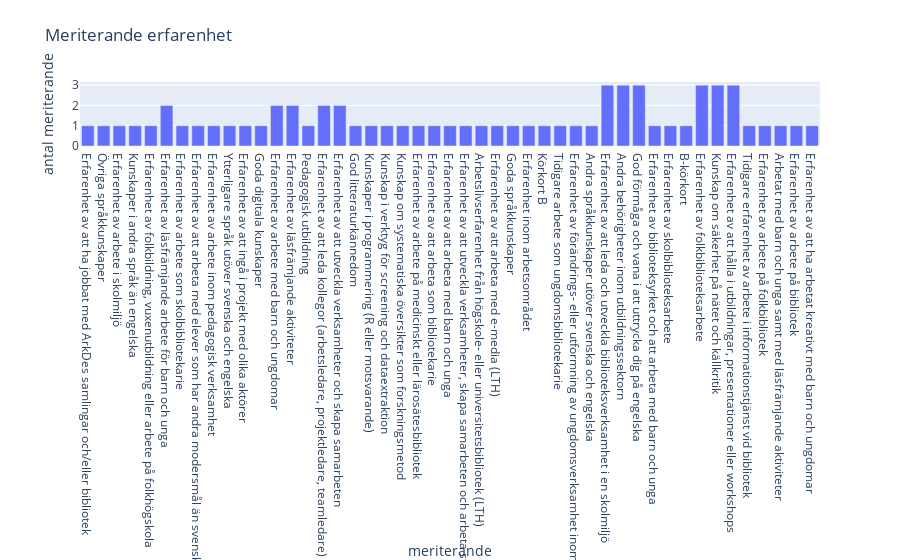

Write notebook code for a chart like this one.
### Code cell
import plotly.express as px
px.bar(df_merit, x="meriterande", y="antal meriterande", title="Meriterande erfarenhet")

### Figure 1 — Plotly figure (JSON) as saved in the notebook; plotly's stock layout.template omitted (floating-point values rounded to 4 significant figures)
{"data": [{"hovertemplate": "meriterande=%{x}<br>antal meriterande=%{y}<extra></extra>", "legendgroup": "", "marker": {"color": "#636efa", "pattern": {"shape": ""}}, "name": "", "orientation": "v", "showlegend": false, "textposition": "auto", "type": "bar", "x": ["Erfarenhet av att ha jobbat med ArkDes samlingar och/eller bibliotek", "Övriga språkkunskaper", "Erfarenhet av arbete i skolmiljö", "Kunskaper i andra språk än engelska", "Erfarenhet av folkbildning, vuxenutbildning eller arbete på folkhögskola", "Erfarenhet av läsfrämjande arbete för barn och unga", "Erfarenhet av arbete som skolbibliotekarie", "Erfarenhet av att arbeta med elever som har andra modersmål än svenska", "Erfarenhet av arbete inom pedagogisk verksamhet", "Ytterligare språk utöver svenska och engelska", "Erfarenhet av att ingå i projekt med olika aktörer", "Goda digitala kunskaper", "Erfarenhet av arbete med barn och ungdomar", "Erfarenhet av läsfrämjande aktiviteter", "Pedagogisk utbildning", "Erfarenhet av att leda kollegor (arbetsledare, projektledare, teamledare)", "Erfarenhet av att utveckla verksamheter och skapa samarbeten", "God litteraturkännedom", "Kunskaper i programmering (R eller motsvarande)", "Kunskap i verktyg för screening och dataextraktion", "Kunskap om systematiska översikter som forskningsmetod", "Erfarenhet av arbete på medicinskt eller lärosätesbibliotek", "Erfarenhet av att arbeta som bibliotekarie", "Erfarenhet av att arbeta med barn och unga", "Erfarenhet av att utveckla verksamheter, skapa samarbeten och arbeta strategiskt (Rosendalsbiblioteket)", "Arbetslivserfarenhet från högskole- eller universitetsbibliotek (LTH)", "Erfarenhet av att arbeta med e-media (LTH)", "Goda språkkunskaper", "Erfarenhet inom arbetsområdet", "Körkort B", "Tidigare arbete som ungdomsbibliotekarie", "Erfarenhet av förändrings- eller utformning av ungdomsverksamhet inom biblioteksområdet", "Andra språkkunskaper utöver svenska och engelska", "Erfarenhet av att leda och utveckla biblioteksverksamhet i en skolmiljö", "Andra behörigheter inom utbildningssektorn", "God förmåga och vana i att uttrycka dig på engelska", "Erfarenhet av biblioteksyrket och att arbeta med barn och unga", "Erfarenhet av skolbiblioteksarbete", "B-körkort", "Erfarenhet av folkbiblioteksarbete", "Kunskap om säkerhet på nätet och källkritik", "Erfarenhet av att hålla i utbildningar, presentationer eller workshops", "Tidigare erfarenhet av arbete i informationstjänst vid bibliotek", "Erfarenhet av arbete på folkbibliotek", "Arbetat med barn och unga samt med läsfrämjande aktiviteter", "Erfarenhet av arbete på bibliotek", "Erfarenhet av att ha arbetat kreativt med barn och ungdomar"], "xaxis": "x", "y": [1, 1, 1, 1, 1, 2, 1, 1, 1, 1, 1, 1, 2, 2, 1, 2, 2, 1, 1, 1, 1, 1, 1, 1, 1, 1, 1, 1, 1, 1, 1, 1, 1, 3, 3, 3, 1, 1, 1, 3, 3, 3, 1, 1, 1, 1, 1], "yaxis": "y"}], "layout": {"barmode": "relative", "legend": {"tracegroupgap": 0}, "title": {"text": "Meriterande erfarenhet"}, "xaxis": {"anchor": "y", "domain": [0, 1], "title": {"text": "meriterande"}}, "yaxis": {"anchor": "x", "domain": [0, 1], "title": {"text": "antal meriterande"}}}}
